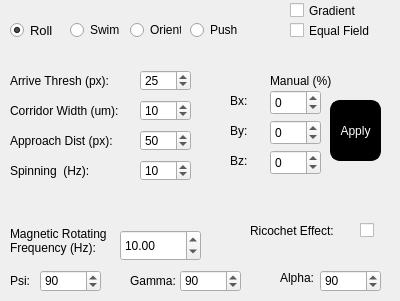
     <widget class="QWidget" name="Control">
      <attribute name="title">
       <string>Magnetic Control</string>
      </attribute>
      <widget class="QRadioButton" name="rollradio">
       <property name="geometry">
        <rect>
         <x>10</x>
         <y>20</y>
         <width>51</width>
         <height>21</height>
        </rect>
       </property>
       <property name="font">
        <font>
         <pointsize>10</pointsize>
         <weight>50</weight>
         <italic>false</italic>
         <bold>false</bold>
        </font>
       </property>
       <property name="text">
        <string>Roll</string>
       </property>
       <property name="checked">
        <bool>true</bool>
       </property>
      </widget>
      <widget class="QRadioButton" name="swimradio">
       <property name="geometry">
        <rect>
         <x>70</x>
         <y>20</y>
         <width>51</width>
         <height>20</height>
        </rect>
       </property>
       <property name="text">
        <string>Swim</string>
       </property>
      </widget>
      <widget class="QRadioButton" name="orientradio">
       <property name="geometry">
        <rect>
         <x>130</x>
         <y>20</y>
         <width>51</width>
         <height>20</height>
        </rect>
       </property>
       <property name="text">
        <string>Orient</string>
       </property>
      </widget>
      <widget class="QRadioButton" name="pushradio">
       <property name="geometry">
        <rect>
         <x>190</x>
         <y>20</y>
         <width>51</width>
         <height>20</height>
        </rect>
       </property>
       <property name="text">
        <string>Push</string>
       </property>
      </widget>
      <widget class="QCheckBox" name="gradient_status_checkbox">
       <property name="geometry">
        <rect>
         <x>290</x>
         <y>0</y>
         <width>71</width>
         <height>21</height>
        </rect>
       </property>
       <property name="text">
        <string>Gradient</string>
       </property>
      </widget>
      <widget class="QCheckBox" name="equal_field_checkbox">
       <property name="geometry">
        <rect>
         <x>290</x>
         <y>20</y>
         <width>81</width>
         <height>21</height>
        </rect>
       </property>
       <property name="text">
        <string>Equal Field</string>
       </property>
      </widget>
      <widget class="QLabel" name="psilabel">
       <property name="geometry">
        <rect>
         <x>10</x>
         <y>270</y>
         <width>31</width>
         <height>21</height>
        </rect>
       </property>
       <property name="text">
        <string>Psi: </string>
       </property>
      </widget>
      <widget class="QLabel" name="gammalabel">
       <property name="geometry">
        <rect>
         <x>130</x>
         <y>270</y>
         <width>51</width>
         <height>21</height>
        </rect>
       </property>
       <property name="text">
        <string>Gamma: </string>
       </property>
      </widget>
      <widget class="QSpinBox" name="alphaspinBox">
       <property name="geometry">
        <rect>
         <x>320</x>
         <y>270</y>
         <width>61</width>
         <height>22</height>
        </rect>
       </property>
       <property name="maximum">
        <number>360</number>
       </property>
       <property name="value">
        <number>90</number>
       </property>
      </widget>
      <widget class="QLabel" name="manualalphalabel">
       <property name="geometry">
        <rect>
         <x>280</x>
         <y>270</y>
         <width>41</width>
         <height>16</height>
        </rect>
       </property>
       <property name="text">
        <string>Alpha:</string>
       </property>
      </widget>
      <widget class="QDoubleSpinBox" name="magneticfrequencyspinBox">
       <property name="geometry">
        <rect>
         <x>120</x>
         <y>230</y>
         <width>81</width>
         <height>31</height>
        </rect>
       </property>
       <property name="decimals">
        <number>2</number>
       </property>
       <property name="maximum">
        <double>250.000000000000000</double>
       </property>
       <property name="value">
        <double>10.000000000000000</double>
       </property>
      </widget>
      <widget class="QLabel" name="rollingfrequencylabel">
       <property name="geometry">
        <rect>
         <x>10</x>
         <y>220</y>
         <width>111</width>
         <height>41</height>
        </rect>
       </property>
       <property name="text">
        <string>Magnetic Rotating 
Frequency (Hz):</string>
       </property>
      </widget>
      <widget class="QSpinBox" name="gammaspinBox">
       <property name="geometry">
        <rect>
         <x>180</x>
         <y>270</y>
         <width>61</width>
         <height>22</height>
        </rect>
       </property>
       <property name="maximum">
        <number>360</number>
       </property>
       <property name="value">
        <number>90</number>
       </property>
      </widget>
      <widget class="QSpinBox" name="psispinBox">
       <property name="geometry">
        <rect>
         <x>40</x>
         <y>270</y>
         <width>61</width>
         <height>22</height>
        </rect>
       </property>
       <property name="maximum">
        <number>360</number>
       </property>
       <property name="value">
        <number>90</number>
       </property>
      </widget>
      <widget class="QSpinBox" name="arrivalthreshbox">
       <property name="geometry">
        <rect>
         <x>140</x>
         <y>70</y>
         <width>51</width>
         <height>21</height>
        </rect>
       </property>
       <property name="minimum">
        <number>1</number>
       </property>
       <property name="maximum">
        <number>400</number>
       </property>
       <property name="value">
        <number>25</number>
       </property>
      </widget>
      <widget class="QLabel" name="arrivalthreshlabel">
       <property name="geometry">
        <rect>
         <x>10</x>
         <y>70</y>
         <width>131</width>
         <height>21</height>
        </rect>
       </property>
       <property name="text">
        <string>Arrive Thresh (px):</string>
       </property>
      </widget>
      <widget class="QLabel" name="corriderwidthlabel">
       <property name="geometry">
        <rect>
         <x>10</x>
         <y>100</y>
         <width>121</width>
         <height>21</height>
        </rect>
       </property>
       <property name="text">
        <string>Corridor Width (um):</string>
       </property>
      </widget>
      <widget class="QSpinBox" name="corridorwidthbox">
       <property name="geometry">
        <rect>
         <x>140</x>
         <y>100</y>
         <width>51</width>
         <height>21</height>
        </rect>
       </property>
       <property name="minimum">
        <number>2</number>
       </property>
       <property name="maximum">
        <number>1000</number>
       </property>
       <property name="value">
        <number>10</number>
       </property>
      </widget>
      <widget class="QSpinBox" name="approachdistancebox">
       <property name="geometry">
        <rect>
         <x>140</x>
         <y>130</y>
         <width>51</width>
         <height>21</height>
        </rect>
       </property>
       <property name="minimum">
        <number>1</number>
       </property>
       <property name="maximum">
        <number>400</number>
       </property>
       <property name="value">
        <number>50</number>
       </property>
      </widget>
      <widget class="QLabel" name="approachdistancelabel">
       <property name="geometry">
        <rect>
         <x>10</x>
         <y>130</y>
         <width>121</width>
         <height>21</height>
        </rect>
       </property>
       <property name="text">
        <string>Approach Dist (px):</string>
       </property>
      </widget>
      <widget class="QLabel" name="approachdistancelabel_2">
       <property name="geometry">
        <rect>
         <x>10</x>
         <y>160</y>
         <width>121</width>
         <height>21</height>
        </rect>
       </property>
       <property name="text">
        <string>Spinning  (Hz):</string>
       </property>
      </widget>
      <widget class="QSpinBox" name="spinningfreqbox">
       <property name="geometry">
        <rect>
         <x>140</x>
         <y>160</y>
         <width>51</width>
         <height>21</height>
        </rect>
       </property>
       <property name="minimum">
        <number>1</number>
       </property>
       <property name="maximum">
        <number>100</number>
       </property>
       <property name="value">
        <number>10</number>
       </property>
      </widget>
      <widget class="QCheckBox" name="ricochet_effect_checkbox">
       <property name="geometry">
        <rect>
         <x>360</x>
         <y>220</y>
         <width>31</width>
         <height>21</height>
        </rect>
       </property>
       <property name="text">
        <string/>
       </property>
       <property name="checked">
        <bool>false</bool>
       </property>
      </widget>
      <widget class="QLabel" name="ricocheteffectlabel">
       <property name="geometry">
        <rect>
         <x>250</x>
         <y>220</y>
         <width>101</width>
         <height>21</height>
        </rect>
       </property>
       <property name="text">
        <string>Ricochet Effect:</string>
       </property>
      </widget>
      <widget class="QLabel" name="label_6">
       <property name="geometry">
        <rect>
         <x>270</x>
         <y>70</y>
         <width>81</width>
         <height>21</height>
        </rect>
       </property>
       <property name="text">
        <string>Manual (%)</string>
       </property>
      </widget>
      <widget class="QSpinBox" name="manualfieldBx">
       <property name="geometry">
        <rect>
         <x>270</x>
         <y>90</y>
         <width>51</width>
         <height>25</height>
        </rect>
       </property>
       <property name="minimum">
        <number>-100</number>
       </property>
       <property name="maximum">
        <number>100</number>
       </property>
       <property name="value">
        <number>0</number>
       </property>
      </widget>
      <widget class="QLabel" name="label_7">
       <property name="geometry">
        <rect>
         <x>230</x>
         <y>90</y>
         <width>21</width>
         <height>21</height>
        </rect>
       </property>
       <property name="text">
        <string>Bx:</string>
       </property>
      </widget>
      <widget class="QSpinBox" name="manualfieldBy">
       <property name="geometry">
        <rect>
         <x>270</x>
         <y>120</y>
         <width>51</width>
         <height>25</height>
        </rect>
       </property>
       <property name="minimum">
        <number>-100</number>
       </property>
       <property name="maximum">
        <number>100</number>
       </property>
       <property name="value">
        <number>0</number>
       </property>
       <property name="displayIntegerBase">
        <number>10</number>
       </property>
      </widget>
      <widget class="QLabel" name="label_8">
       <property name="geometry">
        <rect>
         <x>230</x>
         <y>120</y>
         <width>21</width>
         <height>21</height>
        </rect>
       </property>
       <property name="text">
        <string>By:</string>
       </property>
      </widget>
      <widget class="QSpinBox" name="manualfieldBz">
       <property name="geometry">
        <rect>
         <x>270</x>
         <y>150</y>
         <width>51</width>
         <height>25</height>
        </rect>
       </property>
       <property name="minimum">
        <number>-100</number>
       </property>
       <property name="maximum">
        <number>100</number>
       </property>
       <property name="value">
        <number>0</number>
       </property>
       <property name="displayIntegerBase">
        <number>10</number>
       </property>
      </widget>
      <widget class="QLabel" name="label_9">
       <property name="geometry">
        <rect>
         <x>230</x>
         <y>150</y>
         <width>21</width>
         <height>21</height>
        </rect>
       </property>
       <property name="text">
        <string>Bz:</string>
       </property>
      </widget>
      <widget class="QPushButton" name="manualapplybutton">
       <property name="geometry">
        <rect>
         <x>330</x>
         <y>100</y>
         <width>51</width>
         <height>61</height>
        </rect>
       </property>
       <property name="styleSheet">
        <string notr="true">QPushButton {
                color: rgb(255, 255, 255);
                background-color: rgb(0, 0, 0);
                border-style: outset;
                border-width: 2px;
                border-radius: 10px;
                border-color: rgb(0, 0, 0);
                min-width: 1em;
                padding: 1px;
            }
            QPushButton:hover {
                background-color: rgb(100, 100, 100);
                color: rgb(0, 0, 0);
                border-style: inset;
            }

 		QPushButton:checked {
                color: rgb(255, 255, 255);
                background-color: rgb(255, 0, 0);
                border-style: outset;
                border-width: 2px;
                border-radius: 10px;
                border-color: rgb(200, 0, 0);
                min-width: 1em;
                padding: 1px;
}</string>
       </property>
       <property name="text">
        <string>Apply</string>
       </property>
       <property name="checkable">
        <bool>true</bool>
       </property>
      </widget>
     </widget>
